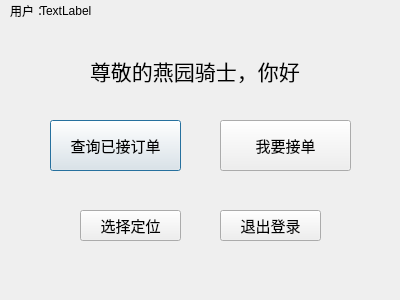
<?xml version="1.0" encoding="UTF-8"?>
<ui version="4.0">
 <class>rider</class>
 <widget class="QDialog" name="rider">
  <property name="geometry">
   <rect>
    <x>0</x>
    <y>0</y>
    <width>400</width>
    <height>300</height>
   </rect>
  </property>
  <property name="windowTitle">
   <string>Dialog</string>
  </property>
  <widget class="QLabel" name="label">
   <property name="geometry">
    <rect>
     <x>90</x>
     <y>30</y>
     <width>241</width>
     <height>81</height>
    </rect>
   </property>
   <property name="font">
    <font>
     <pointsize>16</pointsize>
    </font>
   </property>
   <property name="text">
    <string>尊敬的燕园骑士，你好</string>
   </property>
  </widget>
  <widget class="QPushButton" name="pushButton">
   <property name="geometry">
    <rect>
     <x>50</x>
     <y>120</y>
     <width>131</width>
     <height>51</height>
    </rect>
   </property>
   <property name="font">
    <font>
     <pointsize>11</pointsize>
    </font>
   </property>
   <property name="text">
    <string>查询已接订单</string>
   </property>
  </widget>
  <widget class="QPushButton" name="pushButton_2">
   <property name="geometry">
    <rect>
     <x>220</x>
     <y>120</y>
     <width>131</width>
     <height>51</height>
    </rect>
   </property>
   <property name="font">
    <font>
     <pointsize>11</pointsize>
    </font>
   </property>
   <property name="text">
    <string>我要接单</string>
   </property>
  </widget>
  <widget class="QPushButton" name="pushButton_3">
   <property name="geometry">
    <rect>
     <x>220</x>
     <y>210</y>
     <width>101</width>
     <height>31</height>
    </rect>
   </property>
   <property name="font">
    <font>
     <pointsize>11</pointsize>
    </font>
   </property>
   <property name="text">
    <string>退出登录</string>
   </property>
  </widget>
  <widget class="QLabel" name="label_2">
   <property name="geometry">
    <rect>
     <x>40</x>
     <y>0</y>
     <width>61</width>
     <height>21</height>
    </rect>
   </property>
   <property name="text">
    <string>TextLabel</string>
   </property>
  </widget>
  <widget class="QLabel" name="label_3">
   <property name="geometry">
    <rect>
     <x>10</x>
     <y>0</y>
     <width>31</width>
     <height>21</height>
    </rect>
   </property>
   <property name="text">
    <string>用户：</string>
   </property>
  </widget>
  <widget class="QPushButton" name="pushButton_4">
   <property name="geometry">
    <rect>
     <x>80</x>
     <y>210</y>
     <width>101</width>
     <height>31</height>
    </rect>
   </property>
   <property name="font">
    <font>
     <pointsize>11</pointsize>
    </font>
   </property>
   <property name="text">
    <string>选择定位</string>
   </property>
  </widget>
 </widget>
 <resources/>
 <connections/>
</ui>
